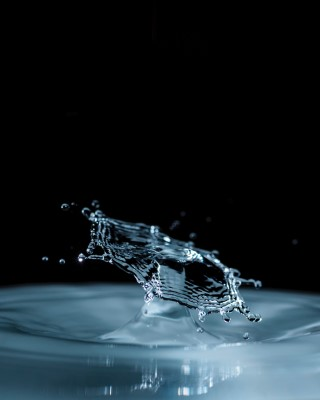
#> input picture images/image1.jpg, 320 x 400 px
$ python resize.py
#> lines starting #> are read from the running program, lines starting #| are printed output that depends on the picture
import cv2 as cv

image = cv.imread("../images/image1.jpg")
#> image is the input picture: shape (400, 320, 3); mean B, G, R 44.9, 38.6, 27.3

# Resized_image = cv.resize(image, None, fx=1.5, fy=1.5)
height = image.shape[0]
#> height = 400
width = image.shape[1]
#> width = 320

h = int(height*1.5)
#> h = 600
w = int(width*1.5)
#> w = 480

Resized_image = cv.resize(image, (h, w), interpolation=cv.INTER_AREA)
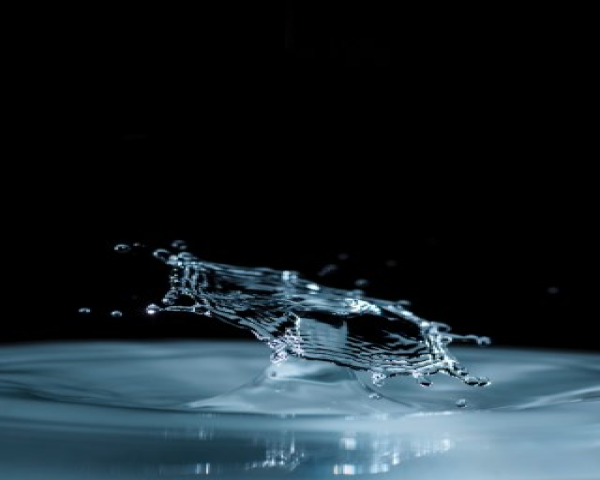
#> Resized_image: shape (480, 600, 3); mean B, G, R 44.8, 38.6, 27.3

cv.imshow("image", image)
cv.imshow("resized", Resized_image)

cv.waitKey(0)
cv.destroyAllWindows()

$ run again, with images/image2.jpg copied over images/image1.jpg
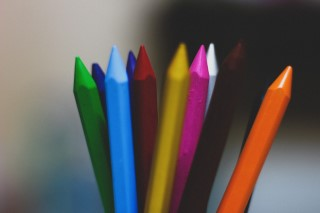
#> input picture images/image2.jpg, 320 x 213 px
#> image is the input picture: shape (213, 320, 3); mean B, G, R 89.3, 92.4, 98.9
#> `Resized_image = cv.resize(image, (h, w), interpolation=cv.INTER_AREA)`:
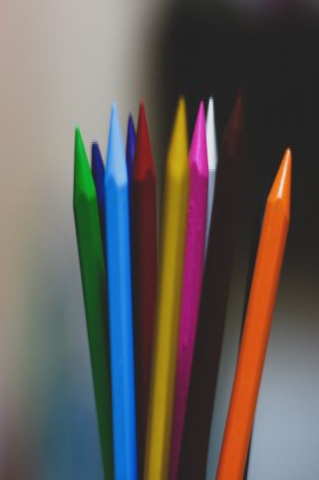
#> Resized_image: shape (480, 319, 3); mean B, G, R 89.2, 92.3, 98.9

$ run again, with images/image3.jpg copied over images/image1.jpg
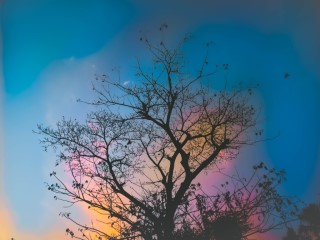
#> input picture images/image3.jpg, 320 x 240 px
#> image is the input picture: shape (240, 320, 3); mean B, G, R 137.2, 113.5, 74.8
#> `Resized_image = cv.resize(image, (h, w), interpolation=cv.INTER_AREA)`:
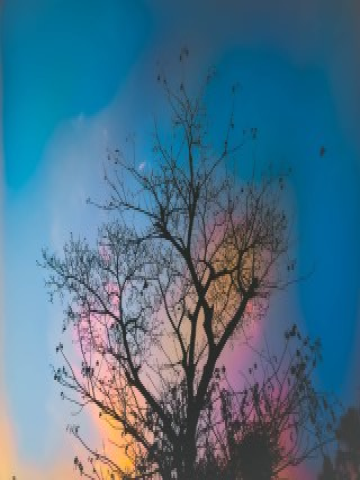
#> Resized_image: shape (480, 360, 3); mean B, G, R 137.3, 113.5, 74.9

$ run again, with images/image4.jpg copied over images/image1.jpg
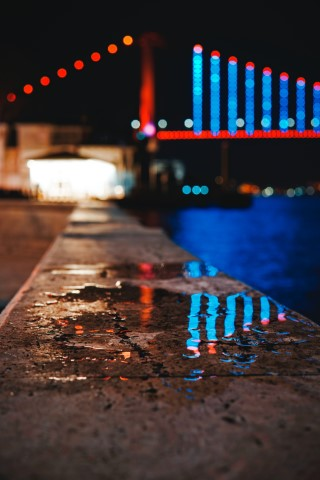
#> input picture images/image4.jpg, 320 x 480 px
#> image is the input picture: shape (480, 320, 3); mean B, G, R 60, 55, 62.1
#> `Resized_image = cv.resize(image, (h, w), interpolation=cv.INTER_AREA)`:
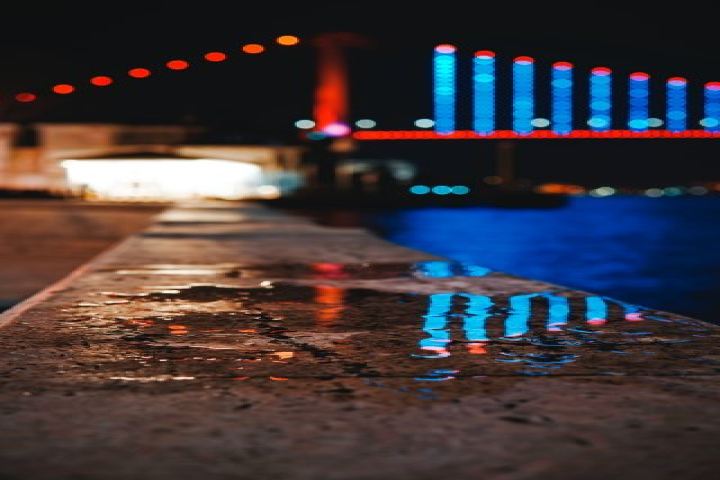
#> Resized_image: shape (480, 720, 3); mean B, G, R 60, 55, 62.2
